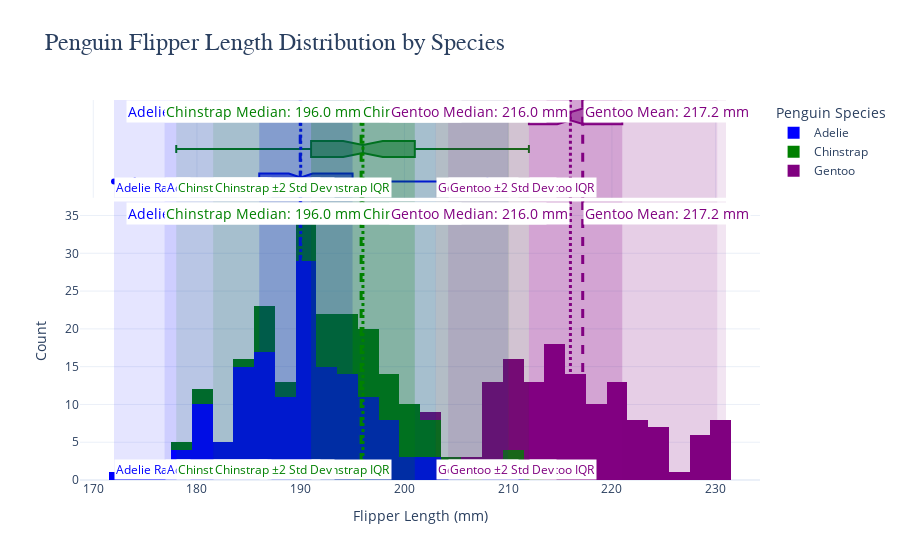

The code cell stored with this chart in its notebook:
### Code cell
# Third graph made by chatgpt

import plotly.express as px
import plotly.graph_objects as go
import seaborn as sns

# Load the penguins dataset
penguins = sns.load_dataset("penguins")

# Remove rows with missing data for flipper_length_mm
penguins = penguins.dropna(subset=["flipper_length_mm"])

# Color palette for species
species_colors = {
    'Adelie': 'blue',
    'Chinstrap': 'green',
    'Gentoo': 'purple'
}

# Create the histogram for each species
fig = px.histogram(penguins, x="flipper_length_mm", color="species", marginal="box", nbins=30,
                   title="Penguin Flipper Length Distribution by Species", color_discrete_map=species_colors)

# Customize the layout for better aesthetics
fig.update_layout(
    xaxis_title="Flipper Length (mm)",
    yaxis_title="Count",
    title_font=dict(size=24, family="Arial"),
    legend_title_text="Penguin Species",
    legend=dict(title_font=dict(size=14), font=dict(size=12)),
    template="plotly_white",
)

# Add vertical lines and rectangles for each species
for species in penguins["species"].unique():
    # Subset data for the species
    species_data = penguins[penguins["species"] == species]["flipper_length_mm"]
    
    # Calculate statistics
    mean_fl = species_data.mean()
    median_fl = species_data.median()
    min_fl = species_data.min()
    max_fl = species_data.max()
    q1_fl = species_data.quantile(0.25)
    q3_fl = species_data.quantile(0.75)
    std_fl = species_data.std()

    # Species-specific color for lines and rectangles
    color = species_colors[species]

    # Add vertical lines for mean and median
    fig.add_vline(x=mean_fl, line=dict(color=color, width=3, dash="dash"),
                  annotation_text=f"{species} Mean: {mean_fl:.1f} mm", annotation_position="top right", 
                  annotation_font_size=14, annotation_font_color=color, annotation_bgcolor="white")

    fig.add_vline(x=median_fl, line=dict(color=color, width=3, dash="dot"),
                  annotation_text=f"{species} Median: {median_fl:.1f} mm", annotation_position="top left", 
                  annotation_font_size=14, annotation_font_color=color, annotation_bgcolor="white")

    # Add vertical rectangles for range, IQR, and two standard deviations from the mean
    # Range
    fig.add_vrect(x0=min_fl, x1=max_fl, line_width=0, fillcolor=color, opacity=0.1, 
                  annotation_text=f"{species} Range", annotation_position="bottom left",
                  annotation_font_size=12, annotation_font_color=color, annotation_bgcolor="white")
    
    # IQR
    fig.add_vrect(x0=q1_fl, x1=q3_fl, line_width=0, fillcolor=color, opacity=0.2, 
                  annotation_text=f"{species} IQR", annotation_position="bottom left",
                  annotation_font_size=12, annotation_font_color=color, annotation_bgcolor="white")
    
    # Two standard deviations from the mean
    fig.add_vrect(x0=mean_fl - 2 * std_fl, x1=mean_fl + 2 * std_fl, line_width=0, fillcolor=color, opacity=0.1, 
                  annotation_text=f"{species} ±2 Std Dev", annotation_position="bottom left",
                  annotation_font_size=12, annotation_font_color=color, annotation_bgcolor="white")

# Show the plot
fig.show(renderer="png")

### Figure 1 — Plotly figure (JSON) as saved in the notebook; plotly's stock layout.template omitted (floating-point values rounded to 4 significant figures; data arrays with more than 128 entries replaced by an {"elided": "..."} marker saying what was removed)
{"data": [{"alignmentgroup": "True", "bingroup": "x", "hovertemplate": "species=Adelie<br>flipper_length_mm=%{x}<br>count=%{y}<extra></extra>", "legendgroup": "Adelie", "marker": {"color": "blue", "pattern": {"shape": ""}}, "name": "Adelie", "nbinsx": 30, "offsetgroup": "Adelie", "orientation": "v", "showlegend": true, "type": "histogram", "x": {"elided": "151 int values"}, "xaxis": "x", "yaxis": "y"}, {"alignmentgroup": "True", "hovertemplate": "species=Adelie<br>flipper_length_mm=%{x}<extra></extra>", "legendgroup": "Adelie", "marker": {"color": "blue"}, "name": "Adelie", "notched": true, "offsetgroup": "Adelie", "showlegend": false, "type": "box", "x": {"elided": "151 int values"}, "xaxis": "x2", "yaxis": "y2"}, {"alignmentgroup": "True", "bingroup": "x", "hovertemplate": "species=Chinstrap<br>flipper_length_mm=%{x}<br>count=%{y}<extra></extra>", "legendgroup": "Chinstrap", "marker": {"color": "green", "pattern": {"shape": ""}}, "name": "Chinstrap", "nbinsx": 30, "offsetgroup": "Chinstrap", "orientation": "v", "showlegend": true, "type": "histogram", "x": [192, 196, 193, 188, 197, 198, 178, 197, 195, 198, 193, 194, 185, 201, 190, 201, 197, 181, 190, 195, 181, 191, 187, 193, 195, 197, 200, 200, 191, 205, 187, 201, 187, 203, 195, 199, 195, 210, 192, 205, 210, 187, 196, 196, 196, 201, 190, 212, 187, 198, 199, 201, 193, 203, 187, 197, 191, 203, 202, 194, 206, 189, 195, 207, 202, 193, 210, 198], "xaxis": "x", "yaxis": "y"}, {"alignmentgroup": "True", "hovertemplate": "species=Chinstrap<br>flipper_length_mm=%{x}<extra></extra>", "legendgroup": "Chinstrap", "marker": {"color": "green"}, "name": "Chinstrap", "notched": true, "offsetgroup": "Chinstrap", "showlegend": false, "type": "box", "x": [192, 196, 193, 188, 197, 198, 178, 197, 195, 198, 193, 194, 185, 201, 190, 201, 197, 181, 190, 195, 181, 191, 187, 193, 195, 197, 200, 200, 191, 205, 187, 201, 187, 203, 195, 199, 195, 210, 192, 205, 210, 187, 196, 196, 196, 201, 190, 212, 187, 198, 199, 201, 193, 203, 187, 197, 191, 203, 202, 194, 206, 189, 195, 207, 202, 193, 210, 198], "xaxis": "x2", "yaxis": "y2"}, {"alignmentgroup": "True", "bingroup": "x", "hovertemplate": "species=Gentoo<br>flipper_length_mm=%{x}<br>count=%{y}<extra></extra>", "legendgroup": "Gentoo", "marker": {"color": "purple", "pattern": {"shape": ""}}, "name": "Gentoo", "nbinsx": 30, "offsetgroup": "Gentoo", "orientation": "v", "showlegend": true, "type": "histogram", "x": [211, 230, 210, 218, 215, 210, 211, 219, 209, 215, 214, 216, 214, 213, 210, 217, 210, 221, 209, 222, 218, 215, 213, 215, 215, 215, 216, 215, 210, 220, 222, 209, 207, 230, 220, 220, 213, 219, 208, 208, 208, 225, 210, 216, 222, 217, 210, 225, 213, 215, 210, 220, 210, 225, 217, 220, 208, 220, 208, 224, 208, 221, 214, 231, 219, 230, 214, 229, 220, 223, 216, 221, 221, 217, 216, 230, 209, 220, 215, 223, 212, 221, 212, 224, 212, 228, 218, 218, 212, 230, 218, 228, 212, 224, 214, 226, 216, 222, 203, 225, 219, 228, 215, 228, 216, 215, 210, 219, 208, 209, 216, 229, 213, 230, 217, 230, 217, 222, 214, 215, 222, 212, 213], "xaxis": "x", "yaxis": "y"}, {"alignmentgroup": "True", "hovertemplate": "species=Gentoo<br>flipper_length_mm=%{x}<extra></extra>", "legendgroup": "Gentoo", "marker": {"color": "purple"}, "name": "Gentoo", "notched": true, "offsetgroup": "Gentoo", "showlegend": false, "type": "box", "x": [211, 230, 210, 218, 215, 210, 211, 219, 209, 215, 214, 216, 214, 213, 210, 217, 210, 221, 209, 222, 218, 215, 213, 215, 215, 215, 216, 215, 210, 220, 222, 209, 207, 230, 220, 220, 213, 219, 208, 208, 208, 225, 210, 216, 222, 217, 210, 225, 213, 215, 210, 220, 210, 225, 217, 220, 208, 220, 208, 224, 208, 221, 214, 231, 219, 230, 214, 229, 220, 223, 216, 221, 221, 217, 216, 230, 209, 220, 215, 223, 212, 221, 212, 224, 212, 228, 218, 218, 212, 230, 218, 228, 212, 224, 214, 226, 216, 222, 203, 225, 219, 228, 215, 228, 216, 215, 210, 219, 208, 209, 216, 229, 213, 230, 217, 230, 217, 222, 214, 215, 222, 212, 213], "xaxis": "x2", "yaxis": "y2"}], "layout": {"annotations": [{"bgcolor": "white", "font": {"color": "blue", "size": 14}, "showarrow": false, "text": "Adelie Mean: 190.0 mm", "x": 190.0, "xanchor": "left", "xref": "x", "y": 1, "yanchor": "top", "yref": "y domain"}, {"bgcolor": "white", "font": {"color": "blue", "size": 14}, "showarrow": false, "text": "Adelie Mean: 190.0 mm", "x": 190.0, "xanchor": "left", "xref": "x2", "y": 1, "yanchor": "top", "yref": "y2 domain"}, {"bgcolor": "white", "font": {"color": "blue", "size": 14}, "showarrow": false, "text": "Adelie Median: 190.0 mm", "x": 190, "xanchor": "right", "xref": "x", "y": 1, "yanchor": "top", "yref": "y domain"}, {"bgcolor": "white", "font": {"color": "blue", "size": 14}, "showarrow": false, "text": "Adelie Median: 190.0 mm", "x": 190, "xanchor": "right", "xref": "x2", "y": 1, "yanchor": "top", "yref": "y2 domain"}, {"bgcolor": "white", "font": {"color": "blue", "size": 12}, "showarrow": false, "text": "Adelie Range", "x": 172, "xanchor": "left", "xref": "x", "y": 0, "yanchor": "bottom", "yref": "y domain"}, {"bgcolor": "white", "font": {"color": "blue", "size": 12}, "showarrow": false, "text": "Adelie Range", "x": 172, "xanchor": "left", "xref": "x2", "y": 0, "yanchor": "bottom", "yref": "y2 domain"}, {"bgcolor": "white", "font": {"color": "blue", "size": 12}, "showarrow": false, "text": "Adelie IQR", "x": 186, "xanchor": "left", "xref": "x", "y": 0, "yanchor": "bottom", "yref": "y domain"}, {"bgcolor": "white", "font": {"color": "blue", "size": 12}, "showarrow": false, "text": "Adelie IQR", "x": 186, "xanchor": "left", "xref": "x2", "y": 0, "yanchor": "bottom", "yref": "y2 domain"}, {"bgcolor": "white", "font": {"color": "blue", "size": 12}, "showarrow": false, "text": "Adelie ±2 Std Dev", "x": 176.9, "xanchor": "left", "xref": "x", "y": 0, "yanchor": "bottom", "yref": "y domain"}, {"bgcolor": "white", "font": {"color": "blue", "size": 12}, "showarrow": false, "text": "Adelie ±2 Std Dev", "x": 176.9, "xanchor": "left", "xref": "x2", "y": 0, "yanchor": "bottom", "yref": "y2 domain"}, {"bgcolor": "white", "font": {"color": "green", "size": 14}, "showarrow": false, "text": "Chinstrap Mean: 195.8 mm", "x": 195.8, "xanchor": "left", "xref": "x", "y": 1, "yanchor": "top", "yref": "y domain"}, {"bgcolor": "white", "font": {"color": "green", "size": 14}, "showarrow": false, "text": "Chinstrap Mean: 195.8 mm", "x": 195.8, "xanchor": "left", "xref": "x2", "y": 1, "yanchor": "top", "yref": "y2 domain"}, {"bgcolor": "white", "font": {"color": "green", "size": 14}, "showarrow": false, "text": "Chinstrap Median: 196.0 mm", "x": 196, "xanchor": "right", "xref": "x", "y": 1, "yanchor": "top", "yref": "y domain"}, {"bgcolor": "white", "font": {"color": "green", "size": 14}, "showarrow": false, "text": "Chinstrap Median: 196.0 mm", "x": 196, "xanchor": "right", "xref": "x2", "y": 1, "yanchor": "top", "yref": "y2 domain"}, {"bgcolor": "white", "font": {"color": "green", "size": 12}, "showarrow": false, "text": "Chinstrap Range", "x": 178, "xanchor": "left", "xref": "x", "y": 0, "yanchor": "bottom", "yref": "y domain"}, {"bgcolor": "white", "font": {"color": "green", "size": 12}, "showarrow": false, "text": "Chinstrap Range", "x": 178, "xanchor": "left", "xref": "x2", "y": 0, "yanchor": "bottom", "yref": "y2 domain"}, {"bgcolor": "white", "font": {"color": "green", "size": 12}, "showarrow": false, "text": "Chinstrap IQR", "x": 191, "xanchor": "left", "xref": "x", "y": 0, "yanchor": "bottom", "yref": "y domain"}, {"bgcolor": "white", "font": {"color": "green", "size": 12}, "showarrow": false, "text": "Chinstrap IQR", "x": 191, "xanchor": "left", "xref": "x2", "y": 0, "yanchor": "bottom", "yref": "y2 domain"}, {"bgcolor": "white", "font": {"color": "green", "size": 12}, "showarrow": false, "text": "Chinstrap ±2 Std Dev", "x": 181.6, "xanchor": "left", "xref": "x", "y": 0, "yanchor": "bottom", "yref": "y domain"}, {"bgcolor": "white", "font": {"color": "green", "size": 12}, "showarrow": false, "text": "Chinstrap ±2 Std Dev", "x": 181.6, "xanchor": "left", "xref": "x2", "y": 0, "yanchor": "bottom", "yref": "y2 domain"}, {"bgcolor": "white", "font": {"color": "purple", "size": 14}, "showarrow": false, "text": "Gentoo Mean: 217.2 mm", "x": 217.2, "xanchor": "left", "xref": "x", "y": 1, "yanchor": "top", "yref": "y domain"}, {"bgcolor": "white", "font": {"color": "purple", "size": 14}, "showarrow": false, "text": "Gentoo Mean: 217.2 mm", "x": 217.2, "xanchor": "left", "xref": "x2", "y": 1, "yanchor": "top", "yref": "y2 domain"}, {"bgcolor": "white", "font": {"color": "purple", "size": 14}, "showarrow": false, "text": "Gentoo Median: 216.0 mm", "x": 216, "xanchor": "right", "xref": "x", "y": 1, "yanchor": "top", "yref": "y domain"}, {"bgcolor": "white", "font": {"color": "purple", "size": 14}, "showarrow": false, "text": "Gentoo Median: 216.0 mm", "x": 216, "xanchor": "right", "xref": "x2", "y": 1, "yanchor": "top", "yref": "y2 domain"}, {"bgcolor": "white", "font": {"color": "purple", "size": 12}, "showarrow": false, "text": "Gentoo Range", "x": 203, "xanchor": "left", "xref": "x", "y": 0, "yanchor": "bottom", "yref": "y domain"}, {"bgcolor": "white", "font": {"color": "purple", "size": 12}, "showarrow": false, "text": "Gentoo Range", "x": 203, "xanchor": "left", "xref": "x2", "y": 0, "yanchor": "bottom", "yref": "y2 domain"}, {"bgcolor": "white", "font": {"color": "purple", "size": 12}, "showarrow": false, "text": "Gentoo IQR", "x": 212, "xanchor": "left", "xref": "x", "y": 0, "yanchor": "bottom", "yref": "y domain"}, {"bgcolor": "white", "font": {"color": "purple", "size": 12}, "showarrow": false, "text": "Gentoo IQR", "x": 212, "xanchor": "left", "xref": "x2", "y": 0, "yanchor": "bottom", "yref": "y2 domain"}, {"bgcolor": "white", "font": {"color": "purple", "size": 12}, "showarrow": false, "text": "Gentoo ±2 Std Dev", "x": 204.2, "xanchor": "left", "xref": "x", "y": 0, "yanchor": "bottom", "yref": "y domain"}, {"bgcolor": "white", "font": {"color": "purple", "size": 12}, "showarrow": false, "text": "Gentoo ±2 Std Dev", "x": 204.2, "xanchor": "left", "xref": "x2", "y": 0, "yanchor": "bottom", "yref": "y2 domain"}], "barmode": "relative", "legend": {"font": {"size": 12}, "title": {"font": {"size": 14}, "text": "Penguin Species"}, "tracegroupgap": 0}, "shapes": [{"line": {"color": "blue", "dash": "dash", "width": 3}, "type": "line", "x0": 190.0, "x1": 190.0, "xref": "x", "y0": 0, "y1": 1, "yref": "y domain"}, {"line": {"color": "blue", "dash": "dash", "width": 3}, "type": "line", "x0": 190.0, "x1": 190.0, "xref": "x2", "y0": 0, "y1": 1, "yref": "y2 domain"}, {"line": {"color": "blue", "dash": "dot", "width": 3}, "type": "line", "x0": 190, "x1": 190, "xref": "x", "y0": 0, "y1": 1, "yref": "y domain"}, {"line": {"color": "blue", "dash": "dot", "width": 3}, "type": "line", "x0": 190, "x1": 190, "xref": "x2", "y0": 0, "y1": 1, "yref": "y2 domain"}, {"fillcolor": "blue", "line": {"width": 0}, "opacity": 0.1, "type": "rect", "x0": 172, "x1": 210, "xref": "x", "y0": 0, "y1": 1, "yref": "y domain"}, {"fillcolor": "blue", "line": {"width": 0}, "opacity": 0.1, "type": "rect", "x0": 172, "x1": 210, "xref": "x2", "y0": 0, "y1": 1, "yref": "y2 domain"}, {"fillcolor": "blue", "line": {"width": 0}, "opacity": 0.2, "type": "rect", "x0": 186, "x1": 195, "xref": "x", "y0": 0, "y1": 1, "yref": "y domain"}, {"fillcolor": "blue", "line": {"width": 0}, "opacity": 0.2, "type": "rect", "x0": 186, "x1": 195, "xref": "x2", "y0": 0, "y1": 1, "yref": "y2 domain"}, {"fillcolor": "blue", "line": {"width": 0}, "opacity": 0.1, "type": "rect", "x0": 176.9, "x1": 203.0, "xref": "x", "y0": 0, "y1": 1, "yref": "y domain"}, {"fillcolor": "blue", "line": {"width": 0}, "opacity": 0.1, "type": "rect", "x0": 176.9, "x1": 203.0, "xref": "x2", "y0": 0, "y1": 1, "yref": "y2 domain"}, {"line": {"color": "green", "dash": "dash", "width": 3}, "type": "line", "x0": 195.8, "x1": 195.8, "xref": "x", "y0": 0, "y1": 1, "yref": "y domain"}, {"line": {"color": "green", "dash": "dash", "width": 3}, "type": "line", "x0": 195.8, "x1": 195.8, "xref": "x2", "y0": 0, "y1": 1, "yref": "y2 domain"}, {"line": {"color": "green", "dash": "dot", "width": 3}, "type": "line", "x0": 196, "x1": 196, "xref": "x", "y0": 0, "y1": 1, "yref": "y domain"}, {"line": {"color": "green", "dash": "dot", "width": 3}, "type": "line", "x0": 196, "x1": 196, "xref": "x2", "y0": 0, "y1": 1, "yref": "y2 domain"}, {"fillcolor": "green", "line": {"width": 0}, "opacity": 0.1, "type": "rect", "x0": 178, "x1": 212, "xref": "x", "y0": 0, "y1": 1, "yref": "y domain"}, {"fillcolor": "green", "line": {"width": 0}, "opacity": 0.1, "type": "rect", "x0": 178, "x1": 212, "xref": "x2", "y0": 0, "y1": 1, "yref": "y2 domain"}, {"fillcolor": "green", "line": {"width": 0}, "opacity": 0.2, "type": "rect", "x0": 191, "x1": 201, "xref": "x", "y0": 0, "y1": 1, "yref": "y domain"}, {"fillcolor": "green", "line": {"width": 0}, "opacity": 0.2, "type": "rect", "x0": 191, "x1": 201, "xref": "x2", "y0": 0, "y1": 1, "yref": "y2 domain"}, {"fillcolor": "green", "line": {"width": 0}, "opacity": 0.1, "type": "rect", "x0": 181.6, "x1": 210.1, "xref": "x", "y0": 0, "y1": 1, "yref": "y domain"}, {"fillcolor": "green", "line": {"width": 0}, "opacity": 0.1, "type": "rect", "x0": 181.6, "x1": 210.1, "xref": "x2", "y0": 0, "y1": 1, "yref": "y2 domain"}, {"line": {"color": "purple", "dash": "dash", "width": 3}, "type": "line", "x0": 217.2, "x1": 217.2, "xref": "x", "y0": 0, "y1": 1, "yref": "y domain"}, {"line": {"color": "purple", "dash": "dash", "width": 3}, "type": "line", "x0": 217.2, "x1": 217.2, "xref": "x2", "y0": 0, "y1": 1, "yref": "y2 domain"}, {"line": {"color": "purple", "dash": "dot", "width": 3}, "type": "line", "x0": 216, "x1": 216, "xref": "x", "y0": 0, "y1": 1, "yref": "y domain"}, {"line": {"color": "purple", "dash": "dot", "width": 3}, "type": "line", "x0": 216, "x1": 216, "xref": "x2", "y0": 0, "y1": 1, "yref": "y2 domain"}, {"fillcolor": "purple", "line": {"width": 0}, "opacity": 0.1, "type": "rect", "x0": 203, "x1": 231, "xref": "x", "y0": 0, "y1": 1, "yref": "y domain"}, {"fillcolor": "purple", "line": {"width": 0}, "opacity": 0.1, "type": "rect", "x0": 203, "x1": 231, "xref": "x2", "y0": 0, "y1": 1, "yref": "y2 domain"}, {"fillcolor": "purple", "line": {"width": 0}, "opacity": 0.2, "type": "rect", "x0": 212, "x1": 221, "xref": "x", "y0": 0, "y1": 1, "yref": "y domain"}, {"fillcolor": "purple", "line": {"width": 0}, "opacity": 0.2, "type": "rect", "x0": 212, "x1": 221, "xref": "x2", "y0": 0, "y1": 1, "yref": "y2 domain"}, {"fillcolor": "purple", "line": {"width": 0}, "opacity": 0.1, "type": "rect", "x0": 204.2, "x1": 230.2, "xref": "x", "y0": 0, "y1": 1, "yref": "y domain"}, {"fillcolor": "purple", "line": {"width": 0}, "opacity": 0.1, "type": "rect", "x0": 204.2, "x1": 230.2, "xref": "x2", "y0": 0, "y1": 1, "yref": "y2 domain"}], "title": {"font": {"family": "Arial", "size": 24}, "text": "Penguin Flipper Length Distribution by Species"}, "xaxis": {"anchor": "y", "domain": [0, 1], "title": {"text": "Flipper Length (mm)"}}, "xaxis2": {"anchor": "y2", "domain": [0, 1], "matches": "x", "showgrid": true, "showticklabels": false}, "yaxis": {"anchor": "x", "domain": [0, 0.7326], "title": {"text": "Count"}}, "yaxis2": {"anchor": "x2", "domain": [0.7426, 1], "matches": "y2", "showgrid": false, "showline": false, "showticklabels": false, "ticks": ""}}}
